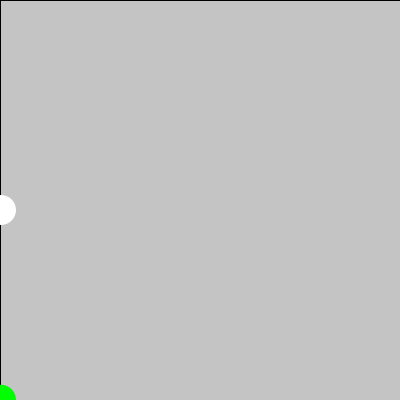
Frame 1 (no input)
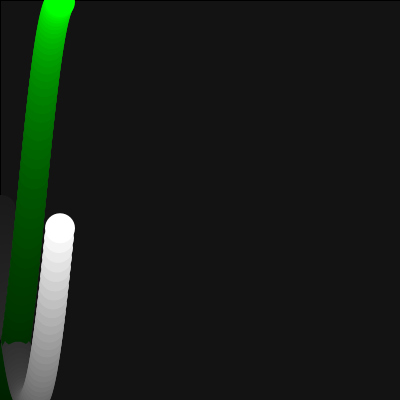
Frame 60 (the mouse pressed at the canvas centre just before this capture)
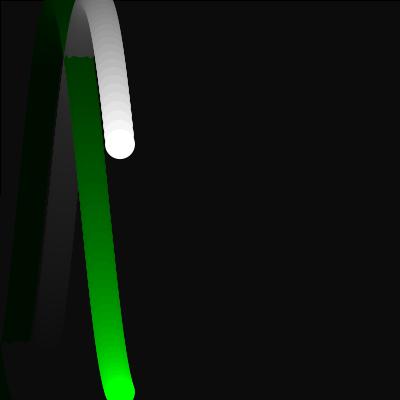
Frame 120 (the mouse held since frame 60 and released just before this capture)

The Processing sketch that drew these frames (run headless with seeded random() and noise(); from frame 60 on, the mouse is pressed at the canvas centre):

// Processing sketch: Day4_v3
// ── Day4_v3.pde
int r,g,b;
float radius;
float x,y;
float speed;
float size;

void setup(){
  size(400,400);
  x = width/2;
  y = height/2;
  radius = 30;
  speed = 0.05;
  size = width/2;
}

void draw(){
//  background(y);
  fill(0,10);
  rect(0,0,400,400);
  noStroke();
  r = 255;
  g = 255;
  b = 255;
  fill(r,g,b);
  
  x = frameCount % width;
  y = height/2 + sin(frameCount * speed) * size;
  
  ellipse(x,y,radius,radius);
  fill(0,255,0);
  x = frameCount % width;
  y = height/2 + cos(frameCount * speed) * size;
  
  ellipse(x,y,radius,radius);

}
